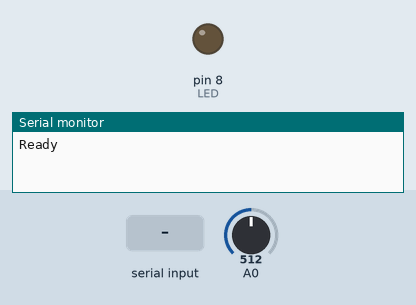
Bench run of a sketch on a simulated Arduino Mega 2560, built with avr-gcc and run on an emulated ATmega2560. On the bench: output pins drawn as LEDs (lit = HIGH), the last lines printed to the serial monitor. The test bench sets the inputs (shaded band); at power-on: A0 = 512.

Above: at 2.0 s.
2.1 s: "1\n" received over Serial
At 3.3 s:
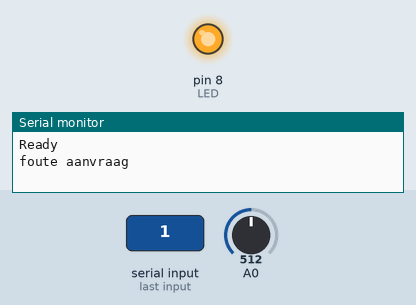
6.5 s: "1\n" received over the second serial link
At 7.6 s:
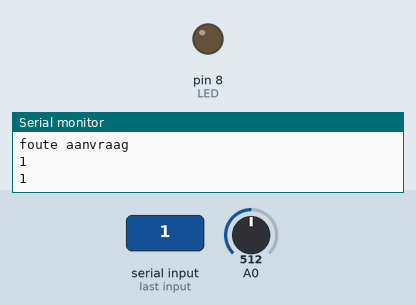
8.5 s: "0\n" received over Serial
At 10.3 s:
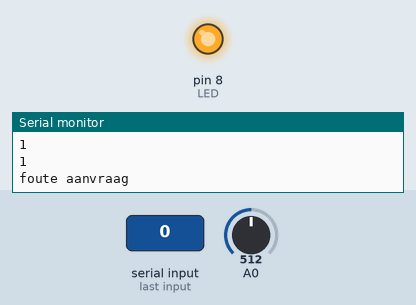
Timing chart, 0 to 11.5 s (numbered marks = the images above; inputs shaded):
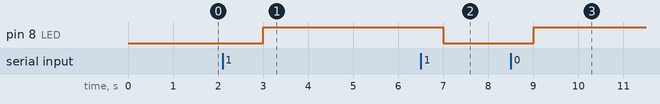

The sketch:

Bluetooth_ProofOfConcept.ino
```cpp
int LED = 8;
String command;
String command1;
String command2;
String command3;

void setup()
{
  pinMode(LED, OUTPUT);
  Serial.begin(9600);
  Serial1.begin(9600);
  while(!Serial);
  Serial.println("Ready");
  pinMode(A0, INPUT);
}

void loop()
{
  delay(1000);
  int waarde = analogRead(A0);


  if(Serial.available())
  {
     command = Serial.readStringUntil('\r\n');             //lezen van de seriele monitor van de pc

        Serial1.println(command);
        if (command.startsWith("waarde?"))
    {
       Serial.println(waarde);
       Serial1.println(command);
    }
    else
    {
      Serial.println("foute aanvraag");
      Serial1.println(command);
      digitalWrite(LED, HIGH);
    }
   }

   if(Serial1.available())
   {
      command1 = Serial1.readStringUntil('\r\n');           //lezen van de seriele monitor van de gsm

      Serial.println(command1);

      if (command1.startsWith("waarde?"))
    {
       Serial1.println(waarde);
       Serial.println(command);
    }
    else
    {
      Serial1.println("foute aanvraag");
      Serial.println(command);
      digitalWrite(LED, LOW);
    }
   }


}
```

Measured:
- after the input at 2.1 s, pin 8 (LED): LOW → HIGH after 0.90 s
- after the input at 6.5 s, pin 8 (LED): HIGH → LOW after 0.50 s
- after the input at 8.5 s, pin 8 (LED): LOW → HIGH after 0.50 s
